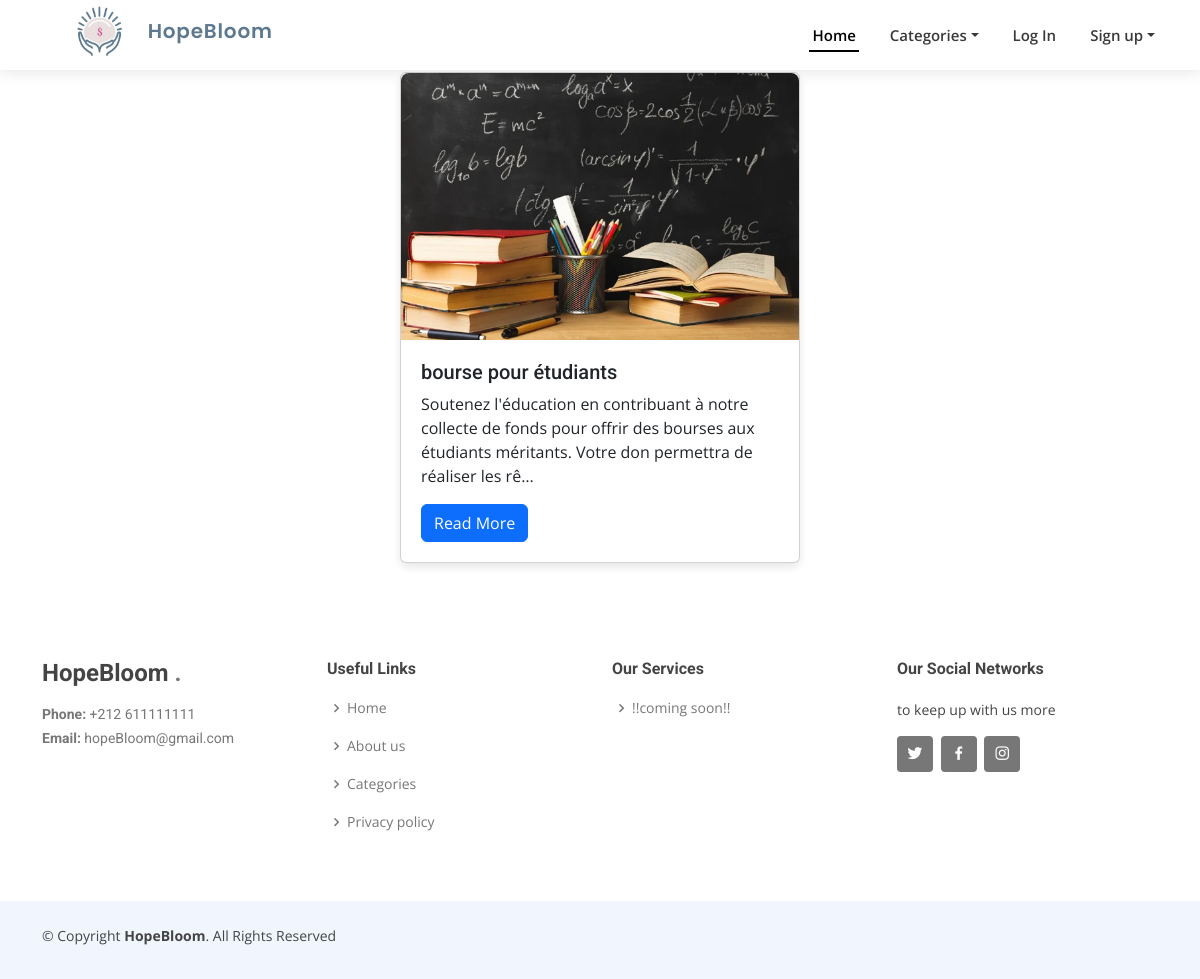
The page /categories/Education/ on the database its author committed.
### publications/models.py (models this page shows, shortened)
class Publication(models.Model):
    id=models.AutoField(primary_key=True)
    titre=models.CharField(max_length=150)
    contenu=models.TextField()
    date=models.DateTimeField(default=timezone.now)
    image=models.ImageField(upload_to='photos/%y/%m/%d', blank=True)
    montant=models.DecimalField(max_digits=20,decimal_places=2)
    user=models.ForeignKey(User,on_delete=models.CASCADE,null=True)
    category = models.ForeignKey(Category, on_delete=models.CASCADE,null=True,blank=True)
    objects = models.Manager()

### categories/views.py (the view)
# urls.py: path('Education/',views.education,name='Education'),
def education(request):
    publications= Publication.objects.all()
    categories =Category.objects.all()
    context = {
        'categories': categories,
        'publications': publications
    }
    return render(request, 'categories/education.html', context)

### templates/categories/education.html (shortened to what this page needs)
{% load static %}
<!DOCTYPE html>
 <html>
    <head>
        <link href="{% static  'assets/vendor/aos/aos.css'%}" rel="stylesheet">
        <link href="{% static  'assets/vendor/bootstrap/css/bootstrap.min.css'%}" rel="stylesheet">
        <link href="{% static  'assets/vendor/bootstrap-icons/bootstrap-icons.css'%}" rel="stylesheet">
        <link href="{% static  'assets/vendor/boxicons/css/boxicons.min.css'%}" rel="stylesheet">
        <link href="{% static  'assets/vendor/glightbox/css/glightbox.min.css'%}" rel="stylesheet">
        <link href="{% static  'assets/vendor/swiper/swiper-bundle.min.css'%}" rel="stylesheet">
        <link rel="stylesheet" type="text/css" href="{% static  'assets/css/style.css' %}" >
    </head>
    <body>
        <header id="header" class="d-flex align-items-center">
            <div class="container d-flex align-items-center justify-content-between">
              <h1 class="logo">
                <a href="#">
                  <img src="{% static 'assets/img/bloom.png' %}" alt="">
                    HopeBloom
                </a>
              </h1>
            <nav id="navbar" class="navbar">
                <ul>
                    <li><a class="nav-link scrollto active" href="/">Home</a></li>
                    <li class="nav-item dropdown">
                      <a class="nav-link dropdown-toggle" href="#" id="navbarDropdown" role="button" data-bs-toggle="dropdown" aria-expanded="false">Categories</a>
                    </li>
                    {% if user.is_authenticated %}
                        {%if user.is_donor%}
                          <li><a class="nav-link" href="{% url 'dashboard_donor'%}"><i class="bi bi-person-circle"></i></a></li>
                          {%elif user.is_association%}
                            <li><a class="nav-link" href="{% url 'dashboard_association'%}"><i class="bi bi-person-circle"></i></a></li>
                          {%else%}
                            <li><a class="nav-link" href="{% url 'dashboardAdmin'%}"><i class="bi bi-person-circle"></i></a></li>
                        {% endif %}
                    {% else %}
                      <li>
                        <a class="nav-link" role="button" href="{%url 'DonorSignIn' %}">Log In</a>
                      </li>
                      <li class="nav-item dropdown">
                        <a class="nav-link dropdown-toggle" href="#" id="navbarDropdown" role="button" data-bs-toggle="dropdown" aria-expanded="false">
                          Sign up
                        </a>
                      </li>
                    {% endif%}
                </ul>
            </nav>
            </div>
        </header>
        <main>
            {%  block content %}
                <br>
                <br>
                <br>
                {% if publications %}
                <ul class="publication-list">
                    {% for category in categories %}
                        {% if category.name == 'Education' %}
                            {% for publication in publications %}
                                {% if publication.category == category %}
                                        <li class="publication-item" data-aos="zoom-in" data-aos-delay="200">
                                            <div class="card">
                                                <img src="{{ publication.image.url }}" class="publication-img" alt="{{ publication.titre }}">
                                                <div class="publication-content">
                                                    <h5 class="card-title">{{ publication.titre }}</h5>
                                                    <p class="card-text">{{ publication.contenu | truncatechars:150 }}</p>
                                                    <a href="{% url 'detail' publication.id %}" class="btn btn-primary">Read More</a>
                                                </div>
                                            </div>
                                        </li>
                                    {% endif %}
                                {% endfor %}
                        {% endif %}
                    {% endfor %}
                </ul>
                {% else %}
                    <p>No publications found.</p>
                {% endif %}
            {%  endblock content %}
        </main>
        <footer id="footer">
            <div class="footer-top">
              <div class="container">
                <div class="row">
                  <div class="col-lg-3 col-md-6 footer-contact">
                    <h3>  HopeBloom <span>.</span></h3>
                    <p>
                      <strong>Phone:</strong> +212 611111111<br>
                      <strong>Email:</strong> hopeBloom@gmail.com<br>
                    </p>
                  </div>
                  <div class="col-lg-3 col-md-6 footer-links">
                    <h4>Useful Links</h4>
                    <ul>
                      <li><i class="bx bx-chevron-right"></i> <a href="#">Home</a></li>
                      <li><i class="bx bx-chevron-right"></i> <a href="#">About us</a></li>
                      <li><i class="bx bx-chevron-right"></i> <a href="#">Categories</a></li>
                      <li><i class="bx bx-chevron-right"></i> <a href="#">Privacy policy</a></li>
                    </ul>
                  </div>
                  <div class="col-lg-3 col-md-6 footer-links">
                    <h4>Our Services</h4>
                    <ul>
                      <li><i class="bx bx-chevron-right"></i> <a href="#"> !!coming soon!!  </a></li>
                    </ul>
                  </div>
                  <div class="col-lg-3 col-md-6 footer-links">
                    <h4>Our Social Networks</h4>
                    <p>to keep up with us more </p>
                    <div class="social-links mt-3">
                      <a href="#" class="twitter"><i class="bx bxl-twitter"></i></a>
                      <a href="#" class="facebook"><i class="bx bxl-facebook"></i></a>
                      <a href="#" class="instagram"><i class="bx bxl-instagram"></i></a>
                    </div>
                  </div>
                </div>
              </div>
            </div>
            <div class="container py-4">
              <div class="copyright">
                &copy; Copyright <strong><span>HopeBloom</span></strong>. All Rights Reserved
              </div>
            </div>
        </footer>
  </body>
</html>

### static/assets/css/style.css (style rules this page uses)
body { font-family: "Open Sans", sans-serif; color: #444444; }
a { color: #585c60; text-decoration: none; }
h1, h2, h3, h4, h5, h6 { font-family: "Roboto", sans-serif; }
#header { background: #fff; transition: all 0.5s; z-index: 997; height: 86px; box-shadow: 0px 2px 15px rgba(0, 0, 0, 0.1); }
#header.fixed-top { height: 70px; }
#header .logo { display: flex; align-items: center; }
#header .logo a { display: flex; align-items: center; text-decoration: none; color: #5d7990; font-size: 20px; font-weight: 600; font-family: "Poppins", sans-serif; letter-spacing: 0.8px; margin: 0; padding: 0; }
#header .logo img { max-height: 70px; margin-left: 10px; }
.navbar { padding: 0; }
.navbar ul { margin: 0; padding: 0; display: flex; list-style: none; align-items: center; }
.navbar li { position: relative; }
.navbar>ul>li { white-space: nowrap; padding: 10px 0 10px 28px; }
.navbar a, .navbar a:focus { display: flex; align-items: center; justify-content: space-between; padding: 0 3px; font-size: 15px; font-weight: 600; color: #3b3a3a; white-space: nowrap; transition: 0.3s; position: relative; }
.navbar>ul>li>a:before { content: ""; position: absolute; width: 100%; height: 2px; bottom: -6px; left: 0; background-color: #000000; visibility: hidden; width: 0px; transition: all 0.3s ease-in-out 0s; }
.navbar a:hover:before, .navbar li:hover>a:before, .navbar .active:before { visibility: visible; width: 100%; }
.navbar a:hover, .navbar .active, .navbar .active:focus, .navbar li:hover>a { color: #000000; }
#footer { background: #fff; padding: 0 0 30px 0; color: #444444; font-size: 14px; background: #f1f6fe; }
#footer .footer-top { padding: 60px 0 30px 0; background: #fff; }
#footer .footer-top .footer-contact { margin-bottom: 30px; }
#footer .footer-top .footer-contact h3 { font-size: 24px; margin: 0 0 15px 0; padding: 2px 0 2px 0; line-height: 1; font-weight: 700; }
#footer .footer-top .footer-contact h3 span { color: #777777; }
#footer .footer-top .footer-contact p { font-size: 14px; line-height: 24px; margin-bottom: 0; font-family: "Roboto", sans-serif; color: #777777; }
#footer .footer-top h4 { font-size: 16px; font-weight: bold; color: #444444; position: relative; padding-bottom: 12px; }
#footer .footer-top .footer-links { margin-bottom: 30px; }
#footer .footer-top .footer-links ul { list-style: none; padding: 0; margin: 0; }
#footer .footer-top .footer-links ul i { padding-right: 2px; color: #777777; font-size: 18px; line-height: 1; }
#footer .footer-top .footer-links ul li { padding: 10px 0; display: flex; align-items: center; }
#footer .footer-top .footer-links ul li:first-child { padding-top: 0; }
#footer .footer-top .footer-links ul a { color: #777777; transition: 0.3s; display: inline-block; line-height: 1; }
#footer .footer-top .social-links a { font-size: 18px; display: inline-block; background: #777777; color: #fff; line-height: 1; padding: 8px 0; margin-right: 4px; border-radius: 4px; text-align: center; width: 36px; height: 36px; transition: 0.3s; }
#footer .copyright { text-align: center; float: left; }

### templates/categories/education.html (style rules this page uses)
.publication-list { list-style: none; padding: 0; text-align: center; }
.publication-item { display: inline-block; margin-bottom: 20px; width: 100%; max-width: 400px; text-align: left; box-shadow: 0 4px 8px rgba(0, 0, 0, 0.1); border-radius: 8px; }
.publication-img { width: 100%; height: auto; border-top-left-radius: 8px; border-top-right-radius: 8px; }
.publication-content { padding: 20px; }

### rows shown on the page
Publication: image (picture), titre "bourse pour étudiants", contenu "Soutenez l'éducation en contribuant à notre collecte de fonds pour offrir des bourses aux étudiants méritants. Votre don permettra de réaliser les rê…"
